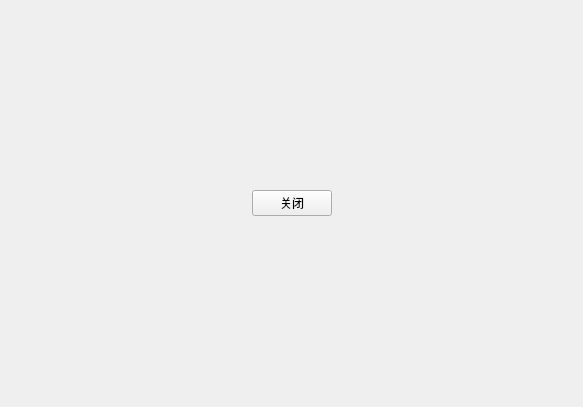
<?xml version="1.0" encoding="UTF-8"?>
<ui version="4.0">
 <class>previewPrint</class>
 <widget class="QWidget" name="previewPrint">
  <property name="geometry">
   <rect>
    <x>0</x>
    <y>0</y>
    <width>583</width>
    <height>407</height>
   </rect>
  </property>
  <property name="windowTitle">
   <string>Form</string>
  </property>
  <layout class="QVBoxLayout" name="verticalLayout_2" stretch="5,1">
   <item>
    <layout class="QVBoxLayout" name="verticalLayout"/>
   </item>
   <item>
    <layout class="QHBoxLayout" name="horizontalLayout">
     <item>
      <spacer name="horizontalSpacer">
       <property name="orientation">
        <enum>Qt::Horizontal</enum>
       </property>
       <property name="sizeHint" stdset="0">
        <size>
         <width>40</width>
         <height>20</height>
        </size>
       </property>
      </spacer>
     </item>
     <item>
      <widget class="QPushButton" name="close">
       <property name="text">
        <string>关闭</string>
       </property>
      </widget>
     </item>
     <item>
      <spacer name="horizontalSpacer_2">
       <property name="orientation">
        <enum>Qt::Horizontal</enum>
       </property>
       <property name="sizeHint" stdset="0">
        <size>
         <width>40</width>
         <height>20</height>
        </size>
       </property>
      </spacer>
     </item>
    </layout>
   </item>
  </layout>
 </widget>
 <resources/>
 <connections/>
</ui>
